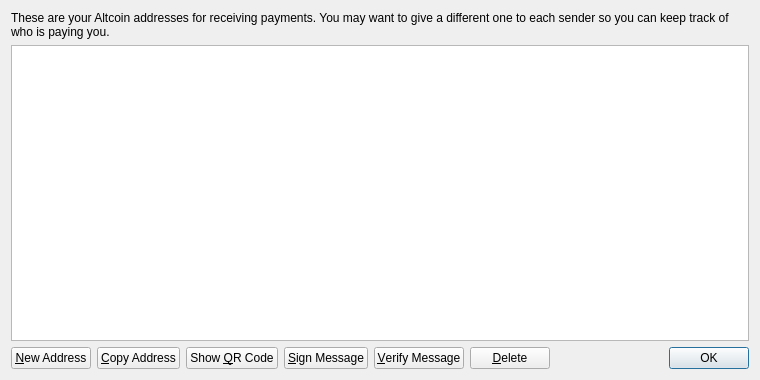
<?xml version="1.0" encoding="UTF-8"?>
<ui version="4.0">
 <class>AddressBookPage</class>
 <widget class="QWidget" name="AddressBookPage">
  <property name="geometry">
   <rect>
    <x>0</x>
    <y>0</y>
    <width>760</width>
    <height>380</height>
   </rect>
  </property>
  <property name="windowTitle">
   <string>Address Book</string>
  </property>
  <layout class="QVBoxLayout" name="verticalLayout">
   <item>
    <widget class="QLabel" name="labelExplanation">
     <property name="text">
      <string>These are your Altcoin addresses for receiving payments. You may want to give a different one to each sender so you can keep track of who is paying you.</string>
     </property>
     <property name="textFormat">
      <enum>Qt::PlainText</enum>
     </property>
     <property name="wordWrap">
      <bool>true</bool>
     </property>
    </widget>
   </item>
   <item>
    <widget class="QTableView" name="tableView">
     <property name="contextMenuPolicy">
      <enum>Qt::CustomContextMenu</enum>
     </property>
     <property name="toolTip">
      <string>Double-click to edit address or label</string>
     </property>
     <property name="tabKeyNavigation">
      <bool>false</bool>
     </property>
     <property name="alternatingRowColors">
      <bool>true</bool>
     </property>
     <property name="selectionMode">
      <enum>QAbstractItemView::SingleSelection</enum>
     </property>
     <property name="selectionBehavior">
      <enum>QAbstractItemView::SelectRows</enum>
     </property>
     <property name="sortingEnabled">
      <bool>true</bool>
     </property>
     <attribute name="verticalHeaderVisible">
      <bool>false</bool>
     </attribute>
    </widget>
   </item>
   <item>
    <layout class="QHBoxLayout" name="horizontalLayout">
     <item>
      <widget class="QPushButton" name="newAddressButton">
       <property name="toolTip">
        <string>Create a new address</string>
       </property>
       <property name="text">
        <string>&amp;New Address</string>
       </property>
       <property name="icon">
        <iconset resource="../bitcoin.qrc">
         <normaloff>:/icons/add</normaloff>:/icons/add</iconset>
       </property>
      </widget>
     </item>
     <item>
      <widget class="QPushButton" name="copyToClipboard">
       <property name="toolTip">
        <string>Copy the currently selected address to the system clipboard</string>
       </property>
       <property name="text">
        <string>&amp;Copy Address</string>
       </property>
       <property name="icon">
        <iconset resource="../bitcoin.qrc">
         <normaloff>:/icons/editcopy</normaloff>:/icons/editcopy</iconset>
       </property>
      </widget>
     </item>
     <item>
      <widget class="QPushButton" name="showQRCode">
       <property name="text">
        <string>Show &amp;QR Code</string>
       </property>
       <property name="icon">
        <iconset resource="../bitcoin.qrc">
         <normaloff>:/icons/qrcode</normaloff>:/icons/qrcode</iconset>
       </property>
      </widget>
     </item>
     <item>
      <widget class="QPushButton" name="signMessage">
       <property name="toolTip">
        <string>Sign a message to prove you own a Bitcoin address</string>
       </property>
       <property name="text">
        <string>&amp;Sign Message</string>
       </property>
       <property name="icon">
        <iconset resource="../bitcoin.qrc">
         <normaloff>:/icons/edit</normaloff>:/icons/edit</iconset>
       </property>
      </widget>
     </item>
     <item>
      <widget class="QPushButton" name="verifyMessage">
       <property name="toolTip">
        <string>Verify a message to ensure it was signed with a specified Bitcoin address</string>
       </property>
       <property name="text">
        <string>&amp;Verify Message</string>
       </property>
       <property name="icon">
        <iconset resource="../bitcoin.qrc">
         <normaloff>:/icons/transaction_0</normaloff>:/icons/transaction_0</iconset>
       </property>
      </widget>
     </item>
     <item>
      <widget class="QPushButton" name="deleteButton">
       <property name="toolTip">
        <string>Delete the currently selected address from the list. Only sending addresses can be deleted.</string>
       </property>
       <property name="text">
        <string>&amp;Delete</string>
       </property>
       <property name="icon">
        <iconset resource="../bitcoin.qrc">
         <normaloff>:/icons/remove</normaloff>:/icons/remove</iconset>
       </property>
      </widget>
     </item>
     <item>
      <spacer name="horizontalSpacer">
       <property name="orientation">
        <enum>Qt::Horizontal</enum>
       </property>
       <property name="sizeHint" stdset="0">
        <size>
         <width>40</width>
         <height>20</height>
        </size>
       </property>
      </spacer>
     </item>
     <item>
      <widget class="QDialogButtonBox" name="buttonBox">
       <property name="sizePolicy">
        <sizepolicy hsizetype="Maximum" vsizetype="Fixed">
         <horstretch>0</horstretch>
         <verstretch>0</verstretch>
        </sizepolicy>
       </property>
       <property name="standardButtons">
        <set>QDialogButtonBox::Ok</set>
       </property>
      </widget>
     </item>
    </layout>
   </item>
  </layout>
 </widget>
 <resources>
  <include location="../bitcoin.qrc"/>
 </resources>
 <connections/>
</ui>
